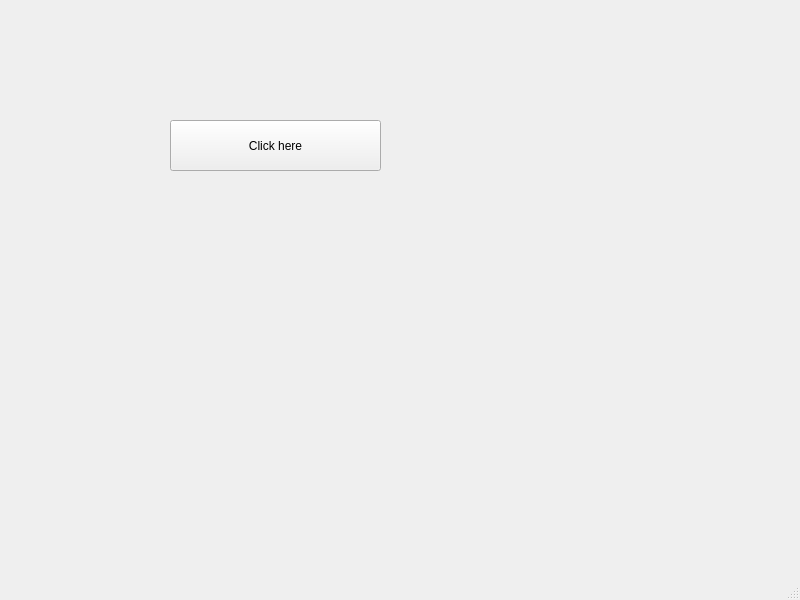
<?xml version="1.0" encoding="UTF-8"?>
<ui version="4.0">
 <class>MainWindow</class>
 <widget class="QMainWindow" name="MainWindow">
  <property name="geometry">
   <rect>
    <x>0</x>
    <y>0</y>
    <width>800</width>
    <height>600</height>
   </rect>
  </property>
  <property name="windowTitle">
   <string>MainWindow</string>
  </property>
  <widget class="QWidget" name="centralwidget">
   <widget class="QPushButton" name="pushButton">
    <property name="geometry">
     <rect>
      <x>170</x>
      <y>120</y>
      <width>211</width>
      <height>51</height>
     </rect>
    </property>
    <property name="text">
     <string>Click here</string>
    </property>
   </widget>
  </widget>
  <widget class="QMenuBar" name="menubar">
   <property name="geometry">
    <rect>
     <x>0</x>
     <y>0</y>
     <width>800</width>
     <height>18</height>
    </rect>
   </property>
  </widget>
  <widget class="QStatusBar" name="statusbar"/>
 </widget>
 <resources/>
 <connections>
  <connection>
   <sender>pushButton</sender>
   <signal>clicked()</signal>
   <receiver>MainWindow</receiver>
   <slot>myButtonClick()</slot>
   <hints>
    <hint type="sourcelabel">
     <x>274</x>
     <y>166</y>
    </hint>
    <hint type="destinationlabel">
     <x>343</x>
     <y>261</y>
    </hint>
   </hints>
  </connection>
 </connections>
 <slots>
  <slot>myButtonClick()</slot>
 </slots>
</ui>
